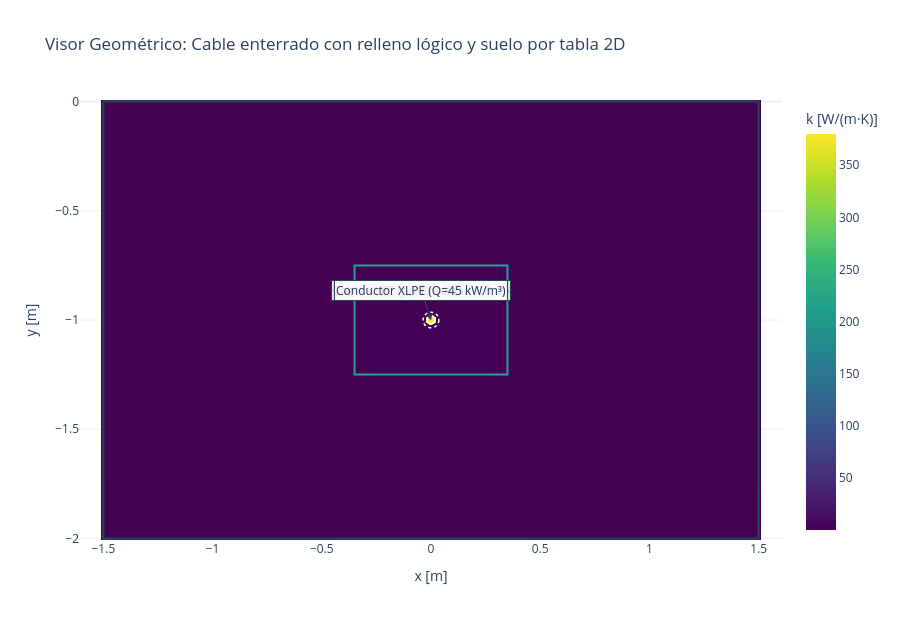

The notebook cell saved with this chart:
### Code cell
fig

### Figure 1 — Plotly figure (JSON) as saved in the notebook; plotly's stock layout.template omitted (floating-point values rounded to 4 significant figures; data arrays with more than 128 entries replaced by an {"elided": "..."} marker saying what was removed)
{"data": [{"colorbar": {"title": {"text": "k [W/(m·K)]"}}, "colorscale": [[0, "#440154"], [0.1111, "#482878"], [0.2222, "#3e4989"], [0.3333, "#31688e"], [0.4444, "#26828e"], [0.5556, "#1f9e89"], [0.6667, "#35b779"], [0.7778, "#6ece58"], [0.8889, "#b5de2b"], [1, "#fde725"]], "customdata": {"elided": "140x140x3 str values"}, "hovertemplate": "x=%{x:.4f} m<br>y=%{y:.4f} m<br>Región: %{customdata[0]}<br>k=%{customdata[1]:.4g} W/(m·K)<br>Q=%{customdata[2]:.4g} W/m³<extra></extra>", "type": "heatmap", "x": {"elided": "140 float values"}, "y": {"elided": "140 float values"}, "z": {"elided": "140x140 float values"}}], "layout": {"annotations": [{"arrowhead": 2, "bgcolor": "rgba(255,255,255,0.85)", "bordercolor": "#264653", "font": {"color": "#1d3557", "size": 12}, "showarrow": true, "text": "Cable XLPE (profundidad 1.0 m)", "x": 0, "y": -1}, {"arrowhead": 2, "bgcolor": "rgba(255,255,255,0.85)", "bordercolor": "#264653", "font": {"color": "#1d3557", "size": 12}, "showarrow": true, "text": "Conductor XLPE (Q=45 kW/m³)", "x": 0, "y": -1}], "dragmode": "drawrect", "height": 620, "modebar": {"add": ["drawrect", "drawcircle", "drawopenpath", "eraseshape"]}, "newshape": {"line": {"color": "#ff006e", "dash": "dash", "width": 2}}, "shapes": [{"line": {"color": "#264653", "width": 2}, "type": "rect", "x0": -1.5, "x1": 1.5, "y0": -2, "y1": 0}, {"line": {"color": "#2a9d8f", "width": 2}, "type": "rect", "x0": -0.35, "x1": 0.35, "y0": -1.25, "y1": -0.75}, {"line": {"color": "white", "width": 2}, "type": "circle", "x0": -0.018, "x1": 0.018, "y0": -1.018, "y1": -0.982}, {"line": {"color": "white", "dash": "dot", "width": 1.5}, "type": "circle", "x0": -0.018, "x1": 0.018, "y0": -1.018, "y1": -0.982}, {"line": {"color": "white", "dash": "dot", "width": 1.5}, "type": "circle", "x0": -0.036, "x1": 0.036, "y0": -1.036, "y1": -0.964}], "title": {"text": "Visor Geométrico: Cable enterrado con relleno lógico y suelo por tabla 2D"}, "xaxis": {"title": {"text": "x [m]"}}, "yaxis": {"scaleanchor": "x", "scaleratio": 1, "title": {"text": "y [m]"}}}}
